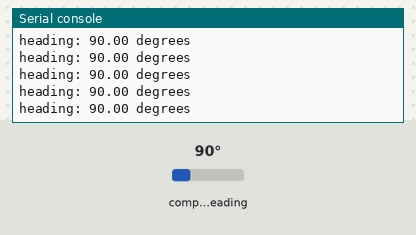
The program below on a simulated CircuitPython board. Parts: the last lines printed to the serial console. The inputs (shaded band) are chosen by the test bench; at power-on: compass heading 90°.

Above: at 1.2 s.
1.3 s: compass heading set to 7°
At 1.56 s:
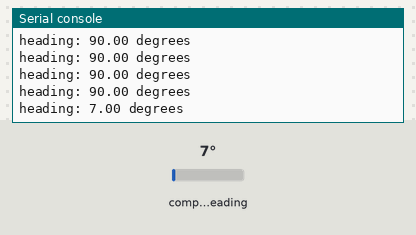
2.8 s: compass heading set to 180°
At 2.96 s:
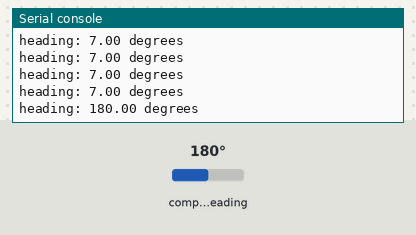
Timing chart, 0 to 5.8 s (numbered marks = the images above; inputs shaded):
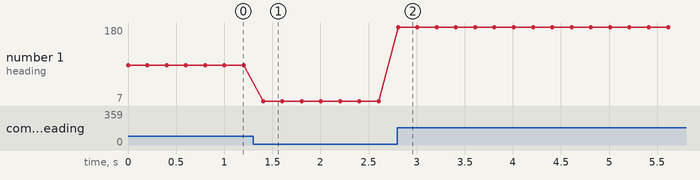

Measured:
- after the input at 1.3 s, the serial console: prints a new line after 0.10 s (image 1)
- after the input at 2.8 s, the serial console: prints a new line at once (image 2)
- plotted number 1: 90 → 7 after the input at 1.3 s, 7 → 180 after the input at 2.8 s

The program:

4._compass.py
```python
# test magnitometer
""" Display compass heading data five times per second """
import time
from math import atan2, degrees
import board
import busio
import adafruit_lis3mdl

i2c = busio.I2C(board.SCL, board.SDA)
sensor = adafruit_lis3mdl.LIS3MDL(i2c)


def vector_2_degrees(x, y):
    angle = degrees(atan2(y, x))
    if angle < 0:
        angle += 360
    return angle


def get_heading(_sensor):
    magnet_x, magnet_y, _ = _sensor.magnetic
    return vector_2_degrees(magnet_x, magnet_y)


while True:
    print("heading: {:.2f} degrees".format(get_heading(sensor)))
    time.sleep(0.2)
```
